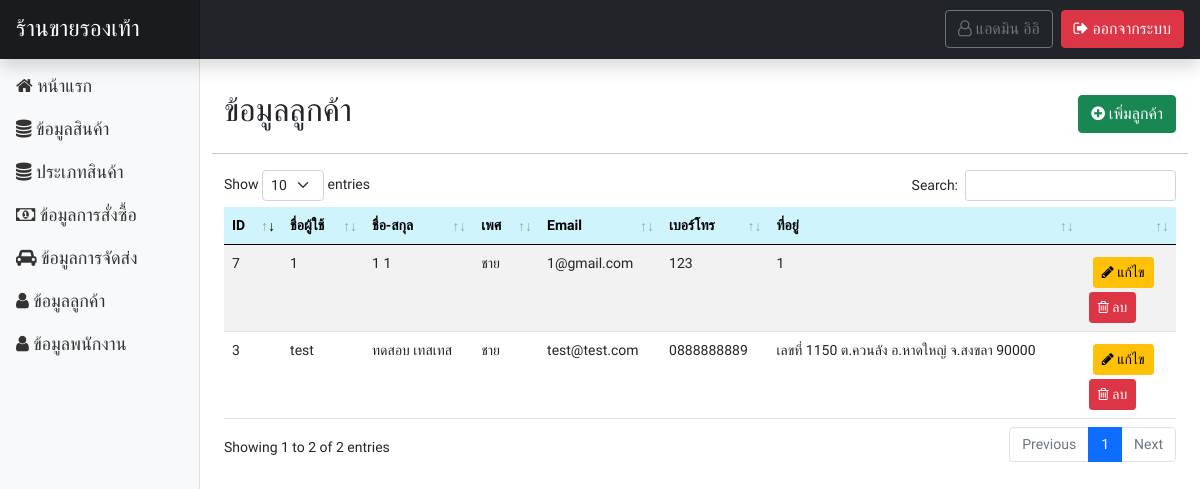
Before: /page-admin/member_show.php (signed in) with the older database file.
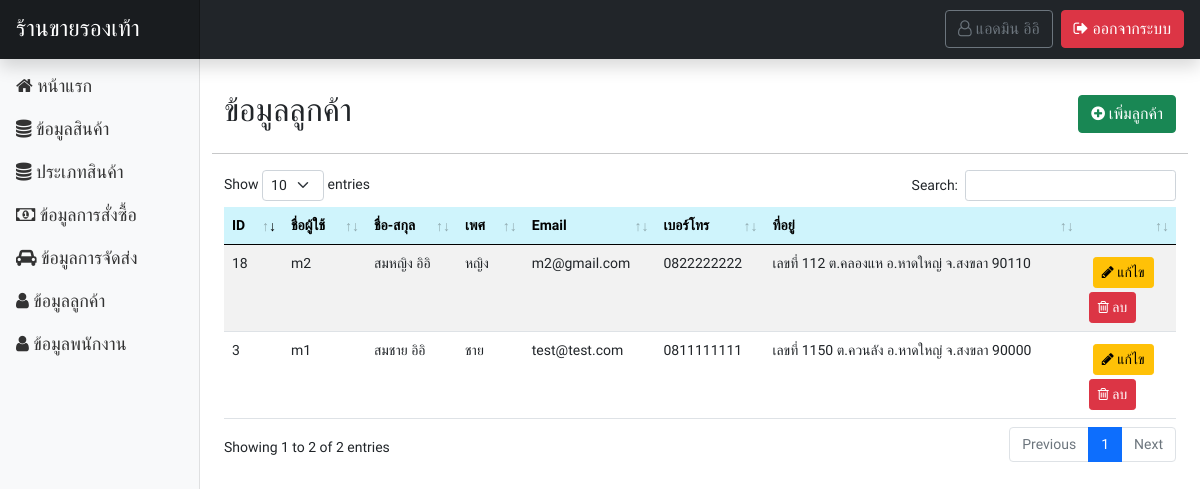
After: the same page with the newer database file.
### tables this page shows
CREATE TABLE `tbl_user` (
  `u_id` int(10) NOT NULL COMMENT 'ID',
  `u_username` varchar(255) NOT NULL COMMENT 'ชื่อผู้ใช้',
  `u_password` varchar(255) NOT NULL COMMENT 'รหัสผ่าน',
  `u_fname` varchar(255) NOT NULL COMMENT 'ชื่อ',
  `u_lname` varchar(255) NOT NULL COMMENT 'นามสกุล',
  `u_sex` varchar(50) NOT NULL COMMENT 'เพศ',
  `u_address` text NOT NULL COMMENT 'ที่อยู่',
  `u_email` varchar(255) NOT NULL COMMENT 'อีเมล์',
  `u_tel` varchar(10) NOT NULL COMMENT 'เบอร์โทร',
  `u_role` varchar(50) NOT NULL COMMENT 'บทบาท'
);

### functions.php (called while the page is built, shortened)
<?php
class ConnectDB
{
    protected $db;
    function __construct()
    {
        $DB_HOST = "localhost";
        $DB_USER = "root";
        $DB_PASS = "";
        $DB_NAME = "stoe_store";
        $con = new mysqli($DB_HOST, $DB_USER, $DB_PASS, $DB_NAME);
        $con->set_charset("utf8");
        $this->db = $con;
    }
    function query($data)
    {
        $result = $this->db->query($data);
        if ($result == true) {
            return $result;
        } else {
            echo "Error to query.!!";
        }
    }
}
class User extends ConnectDB
{
    function userGetById($id)
    {
        $result = $this->db->query("SELECT * FROM tbl_user WHERE u_id = '$id' ");
        $row = $result->fetch_all(MYSQLI_ASSOC);
        return $row;
    }
}

### page-admin/member_show.php (the view, shortened to what this page needs)
<?php include('header.php'); ?>
</head>
<?php
$obj = new ConnectDB();
$result = $obj->query("SELECT * FROM tbl_user WHERE u_role = 'member' ");
$row = $result->fetch_all(MYSQLI_ASSOC);
?>
<body>
    <?php include('navbar.php'); ?>
    <div class="container-fluid">
        <div class="row mb-5">
            <?php include('sidebar.php'); ?>
            <main class="col-md-9 ms-sm-auto col-lg-10 px-md-4">
                <div class="row mt-3">
                    <div class="d-flex justify-content-between align-items-center my-3">
                        <h2>ข้อมูลลูกค้า</h2>
                        <a href="member_add.php" class="btn btn-success"><i class="fa fa-plus-circle" aria-hidden="true"></i> เพิ่มลูกค้า</a>
                    </div>
                    <hr>
                    <div class="table-responsive">
                        <table id="dtb" class="table table-striped">
                            <thead>
                                <tr class="table-info">
                                    <th>ID</th>
                                    <th>ชื่อผู้ใช้</th>
                                    <th>ชื่อ-สกุล</th>
                                    <th>เพศ</th>
                                    <th>Email</th>
                                    <th>เบอร์โทร</th>
                                    <th>ที่อยู่</th>
                                    <th></th>
                                </tr>
                            </thead>
                            <tbody>
                                <?php
                                foreach ($row as $key => $value) {
                                ?>
                                    <tr>
                                        <td><?= $value['u_id']; ?></td>
                                        <td><?= $value['u_username']; ?></td>
                                        <td><?= $value['u_fname'] . ' ' . $value['u_lname']; ?></td>
                                        <td><?= $value['u_sex']; ?></td>
                                        <td><?= $value['u_email']; ?></td>
                                        <td><?= $value['u_tel']; ?></td>
                                        <td><?= $value['u_address']; ?></td>
                                        <td width="10%">
                                            <a href="member_edit.php?id=<?= $value['u_id']; ?>" class="btn btn-sm btn-warning m-1"><i class="fa fa-pencil" aria-hidden="true"></i> แก้ไข</a>
                                            <a href="?action=delete&id=<?= $value['u_id']; ?>" class="btn btn-sm btn-danger" onclick="return confirm('ยืนยันการลบ?');"><i class="fa fa-trash-o" aria-hidden="true"></i> ลบ</a>
                                        </td>
                                    </tr>
                                <?php } ?>
                            </tbody>
                        </table>
                    </div>
                </div>
            </main>
        </div>
    </div>
    <?php include('call_datatable.php'); ?>
</body>
</html>

Changed rows visible on the page:
removed tbl_user: u_id "7", u_username "1", u_fname "1", u_lname "1", u_sex "ชาย", u_email "1@gmail.com", u_tel "123", u_address "1"
changed tbl_user "ชาย": u_username "test" → "m1"; u_fname "ทดสอบ" → "สมชาย"; u_lname "เทสเทส" → "อิอิ"; u_tel "0888888889" → "0811111111"
added tbl_user: u_id "18", u_username "m2", u_fname "สมหญิง", u_lname "อิอิ", u_sex "หญิง", u_email "m2@gmail.com", u_tel "0822222222", u_address "เลขที่ 112 ต.คลองแห อ.หาดใหญ่ จ.สงขลา 90110"
